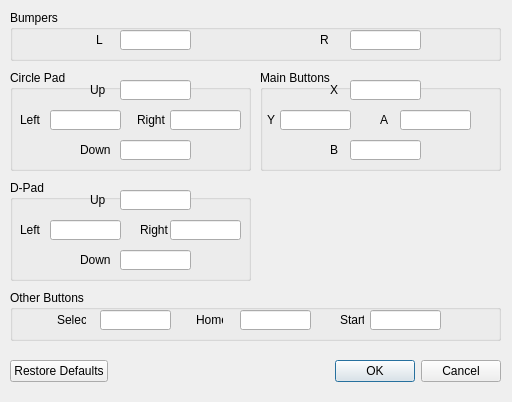
<?xml version="1.0" encoding="UTF-8"?>
<ui version="4.0">
 <class>inputs</class>
 <widget class="QDialog" name="inputs">
  <property name="geometry">
   <rect>
    <x>0</x>
    <y>0</y>
    <width>512</width>
    <height>402</height>
   </rect>
  </property>
  <property name="windowTitle">
   <string>Input Settings</string>
  </property>
  <widget class="QDialogButtonBox" name="buttonBox">
   <property name="geometry">
    <rect>
     <x>10</x>
     <y>360</y>
     <width>491</width>
     <height>23</height>
    </rect>
   </property>
   <property name="orientation">
    <enum>Qt::Horizontal</enum>
   </property>
   <property name="standardButtons">
    <set>QDialogButtonBox::Cancel|QDialogButtonBox::Ok|QDialogButtonBox::RestoreDefaults</set>
   </property>
  </widget>
  <widget class="QGroupBox" name="groupBox">
   <property name="geometry">
    <rect>
     <x>10</x>
     <y>70</y>
     <width>241</width>
     <height>101</height>
    </rect>
   </property>
   <property name="title">
    <string>Circle Pad</string>
   </property>
   <widget class="QLineEditKeyConfig" name="lineEdit_sRight">
    <property name="geometry">
     <rect>
      <x>160</x>
      <y>40</y>
      <width>71</width>
      <height>20</height>
     </rect>
    </property>
    <property name="alignment">
     <set>Qt::AlignCenter</set>
    </property>
   </widget>
   <widget class="QLabel" name="label_sLeft">
    <property name="geometry">
     <rect>
      <x>10</x>
      <y>40</y>
      <width>29</width>
      <height>20</height>
     </rect>
    </property>
    <property name="text">
     <string>Left</string>
    </property>
   </widget>
   <widget class="QLineEditKeyConfig" name="lineEdit_sDown">
    <property name="geometry">
     <rect>
      <x>110</x>
      <y>70</y>
      <width>71</width>
      <height>20</height>
     </rect>
    </property>
    <property name="alignment">
     <set>Qt::AlignCenter</set>
    </property>
   </widget>
   <widget class="QLineEditKeyConfig" name="lineEdit_sLeft">
    <property name="geometry">
     <rect>
      <x>40</x>
      <y>40</y>
      <width>71</width>
      <height>20</height>
     </rect>
    </property>
    <property name="alignment">
     <set>Qt::AlignCenter</set>
    </property>
   </widget>
   <widget class="QLabel" name="label_sDown">
    <property name="geometry">
     <rect>
      <x>70</x>
      <y>70</y>
      <width>37</width>
      <height>20</height>
     </rect>
    </property>
    <property name="text">
     <string>Down</string>
    </property>
   </widget>
   <widget class="QLabel" name="label_sRight">
    <property name="geometry">
     <rect>
      <x>127</x>
      <y>40</y>
      <width>35</width>
      <height>20</height>
     </rect>
    </property>
    <property name="text">
     <string>Right</string>
    </property>
   </widget>
   <widget class="QLineEditKeyConfig" name="lineEdit_sUp">
    <property name="geometry">
     <rect>
      <x>110</x>
      <y>10</y>
      <width>71</width>
      <height>20</height>
     </rect>
    </property>
    <property name="alignment">
     <set>Qt::AlignCenter</set>
    </property>
   </widget>
   <widget class="QLabel" name="label_sUp">
    <property name="geometry">
     <rect>
      <x>80</x>
      <y>10</y>
      <width>23</width>
      <height>20</height>
     </rect>
    </property>
    <property name="text">
     <string>Up</string>
    </property>
   </widget>
  </widget>
  <widget class="QGroupBox" name="groupBox_2">
   <property name="geometry">
    <rect>
     <x>10</x>
     <y>180</y>
     <width>241</width>
     <height>101</height>
    </rect>
   </property>
   <property name="title">
    <string>D-Pad</string>
   </property>
   <widget class="QLineEditKeyConfig" name="lineEdit_dDown">
    <property name="geometry">
     <rect>
      <x>110</x>
      <y>70</y>
      <width>71</width>
      <height>20</height>
     </rect>
    </property>
    <property name="alignment">
     <set>Qt::AlignCenter</set>
    </property>
   </widget>
   <widget class="QLineEditKeyConfig" name="lineEdit_dLeft">
    <property name="geometry">
     <rect>
      <x>40</x>
      <y>40</y>
      <width>71</width>
      <height>20</height>
     </rect>
    </property>
    <property name="alignment">
     <set>Qt::AlignCenter</set>
    </property>
   </widget>
   <widget class="QLabel" name="label_dUp">
    <property name="geometry">
     <rect>
      <x>80</x>
      <y>10</y>
      <width>24</width>
      <height>20</height>
     </rect>
    </property>
    <property name="text">
     <string>Up</string>
    </property>
   </widget>
   <widget class="QLineEditKeyConfig" name="lineEdit_dRight">
    <property name="geometry">
     <rect>
      <x>160</x>
      <y>40</y>
      <width>71</width>
      <height>20</height>
     </rect>
    </property>
    <property name="text">
     <string/>
    </property>
    <property name="alignment">
     <set>Qt::AlignCenter</set>
    </property>
   </widget>
   <widget class="QLabel" name="label_dDown">
    <property name="geometry">
     <rect>
      <x>70</x>
      <y>70</y>
      <width>38</width>
      <height>20</height>
     </rect>
    </property>
    <property name="text">
     <string>Down</string>
    </property>
   </widget>
   <widget class="QLineEditKeyConfig" name="lineEdit_dUp">
    <property name="geometry">
     <rect>
      <x>110</x>
      <y>10</y>
      <width>71</width>
      <height>20</height>
     </rect>
    </property>
    <property name="alignment">
     <set>Qt::AlignCenter</set>
    </property>
   </widget>
   <widget class="QLabel" name="label_dLeft">
    <property name="geometry">
     <rect>
      <x>10</x>
      <y>40</y>
      <width>30</width>
      <height>20</height>
     </rect>
    </property>
    <property name="text">
     <string>Left</string>
    </property>
   </widget>
   <widget class="QLabel" name="label_dRight">
    <property name="geometry">
     <rect>
      <x>130</x>
      <y>40</y>
      <width>36</width>
      <height>20</height>
     </rect>
    </property>
    <property name="text">
     <string>Right</string>
    </property>
   </widget>
  </widget>
  <widget class="QGroupBox" name="groupBox_3">
   <property name="geometry">
    <rect>
     <x>260</x>
     <y>70</y>
     <width>241</width>
     <height>101</height>
    </rect>
   </property>
   <property name="title">
    <string>Main Buttons</string>
   </property>
   <widget class="QLineEditKeyConfig" name="lineEdit_B">
    <property name="geometry">
     <rect>
      <x>90</x>
      <y>70</y>
      <width>71</width>
      <height>20</height>
     </rect>
    </property>
    <property name="alignment">
     <set>Qt::AlignCenter</set>
    </property>
   </widget>
   <widget class="QLineEditKeyConfig" name="lineEdit_Y">
    <property name="geometry">
     <rect>
      <x>20</x>
      <y>40</y>
      <width>71</width>
      <height>20</height>
     </rect>
    </property>
    <property name="alignment">
     <set>Qt::AlignCenter</set>
    </property>
   </widget>
   <widget class="QLabel" name="label_Y">
    <property name="geometry">
     <rect>
      <x>7</x>
      <y>40</y>
      <width>16</width>
      <height>20</height>
     </rect>
    </property>
    <property name="text">
     <string>Y</string>
    </property>
   </widget>
   <widget class="QLineEditKeyConfig" name="lineEdit_A">
    <property name="geometry">
     <rect>
      <x>140</x>
      <y>40</y>
      <width>71</width>
      <height>20</height>
     </rect>
    </property>
    <property name="alignment">
     <set>Qt::AlignCenter</set>
    </property>
   </widget>
   <widget class="QLabel" name="label_B">
    <property name="geometry">
     <rect>
      <x>70</x>
      <y>70</y>
      <width>16</width>
      <height>20</height>
     </rect>
    </property>
    <property name="text">
     <string>B</string>
    </property>
   </widget>
   <widget class="QLabel" name="label_X">
    <property name="geometry">
     <rect>
      <x>70</x>
      <y>10</y>
      <width>16</width>
      <height>20</height>
     </rect>
    </property>
    <property name="text">
     <string>X</string>
    </property>
   </widget>
   <widget class="QLabel" name="label_A">
    <property name="geometry">
     <rect>
      <x>120</x>
      <y>40</y>
      <width>16</width>
      <height>20</height>
     </rect>
    </property>
    <property name="text">
     <string>A</string>
    </property>
   </widget>
   <widget class="QLineEditKeyConfig" name="lineEdit_X">
    <property name="geometry">
     <rect>
      <x>90</x>
      <y>10</y>
      <width>71</width>
      <height>20</height>
     </rect>
    </property>
    <property name="alignment">
     <set>Qt::AlignCenter</set>
    </property>
   </widget>
  </widget>
  <widget class="QGroupBox" name="groupBox_4">
   <property name="geometry">
    <rect>
     <x>10</x>
     <y>290</y>
     <width>491</width>
     <height>51</height>
    </rect>
   </property>
   <property name="title">
    <string>Other Buttons</string>
   </property>
   <widget class="QLineEditKeyConfig" name="lineEdit_Start">
    <property name="geometry">
     <rect>
      <x>360</x>
      <y>20</y>
      <width>71</width>
      <height>20</height>
     </rect>
    </property>
    <property name="alignment">
     <set>Qt::AlignCenter</set>
    </property>
   </widget>
   <widget class="QLabel" name="label_Start">
    <property name="geometry">
     <rect>
      <x>330</x>
      <y>20</y>
      <width>24</width>
      <height>20</height>
     </rect>
    </property>
    <property name="text">
     <string>Start</string>
    </property>
   </widget>
   <widget class="QLabel" name="label_Select">
    <property name="geometry">
     <rect>
      <x>47</x>
      <y>20</y>
      <width>29</width>
      <height>20</height>
     </rect>
    </property>
    <property name="text">
     <string>Select</string>
    </property>
   </widget>
   <widget class="QLineEditKeyConfig" name="lineEdit_Select">
    <property name="geometry">
     <rect>
      <x>90</x>
      <y>20</y>
      <width>71</width>
      <height>20</height>
     </rect>
    </property>
    <property name="alignment">
     <set>Qt::AlignCenter</set>
    </property>
   </widget>
   <widget class="QLineEditKeyConfig" name="lineEdit_Home">
    <property name="geometry">
     <rect>
      <x>230</x>
      <y>20</y>
      <width>71</width>
      <height>20</height>
     </rect>
    </property>
    <property name="alignment">
     <set>Qt::AlignCenter</set>
    </property>
   </widget>
   <widget class="QLabel" name="label_Home">
    <property name="geometry">
     <rect>
      <x>186</x>
      <y>20</y>
      <width>27</width>
      <height>20</height>
     </rect>
    </property>
    <property name="text">
     <string>Home</string>
    </property>
   </widget>
  </widget>
  <widget class="QGroupBox" name="groupBox_5">
   <property name="geometry">
    <rect>
     <x>10</x>
     <y>10</y>
     <width>491</width>
     <height>51</height>
    </rect>
   </property>
   <property name="title">
    <string>Bumpers</string>
   </property>
   <widget class="QLineEditKeyConfig" name="lineEdit_R">
    <property name="geometry">
     <rect>
      <x>340</x>
      <y>20</y>
      <width>71</width>
      <height>20</height>
     </rect>
    </property>
    <property name="alignment">
     <set>Qt::AlignCenter</set>
    </property>
   </widget>
   <widget class="QLineEditKeyConfig" name="lineEdit_L">
    <property name="geometry">
     <rect>
      <x>110</x>
      <y>20</y>
      <width>71</width>
      <height>20</height>
     </rect>
    </property>
    <property name="alignment">
     <set>Qt::AlignCenter</set>
    </property>
   </widget>
   <widget class="QLabel" name="label_R">
    <property name="geometry">
     <rect>
      <x>310</x>
      <y>20</y>
      <width>16</width>
      <height>20</height>
     </rect>
    </property>
    <property name="text">
     <string>R</string>
    </property>
   </widget>
   <widget class="QLabel" name="label_L">
    <property name="geometry">
     <rect>
      <x>86</x>
      <y>20</y>
      <width>16</width>
      <height>20</height>
     </rect>
    </property>
    <property name="text">
     <string>L</string>
    </property>
   </widget>
  </widget>
 </widget>
 <customwidgets>
  <customwidget>
   <class>QLineEditKeyConfig</class>
   <extends>QLineEdit</extends>
   <header>config/QLineEditKeyConfig.h</header>
  </customwidget>
 </customwidgets>
 <resources/>
 <connections>
  <connection>
   <sender>buttonBox</sender>
   <signal>accepted()</signal>
   <receiver>inputs</receiver>
   <slot>accept()</slot>
   <hints>
    <hint type="sourcelabel">
     <x>248</x>
     <y>254</y>
    </hint>
    <hint type="destinationlabel">
     <x>157</x>
     <y>274</y>
    </hint>
   </hints>
  </connection>
  <connection>
   <sender>buttonBox</sender>
   <signal>rejected()</signal>
   <receiver>inputs</receiver>
   <slot>reject()</slot>
   <hints>
    <hint type="sourcelabel">
     <x>316</x>
     <y>260</y>
    </hint>
    <hint type="destinationlabel">
     <x>286</x>
     <y>274</y>
    </hint>
   </hints>
  </connection>
 </connections>
</ui>
